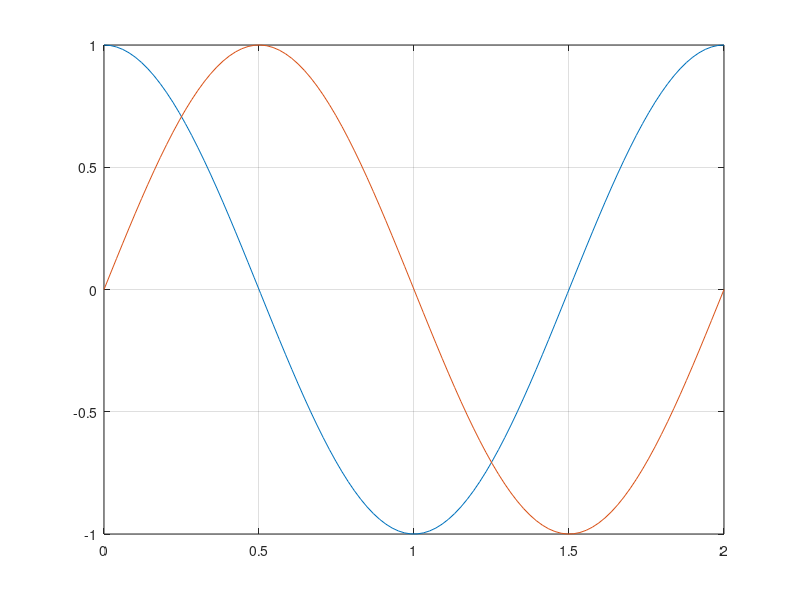

Write the MATLAB code that produced this figure.
% https://www.mathworks.com/matlabcentral/answers/506168-how-to-plot-euler-formula-in-matlab

t = linspace(0,2);
y = exp(100*i*pi*t)
y = cos(100*pi*t)+j*sin(100*pi*t);

figure
plot(t, real(y),    t, imag(y))
grid

